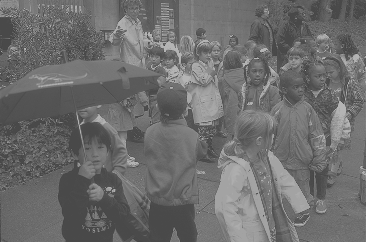
#> input picture Lab 4 Pointwise Operations and Gamma/code/histogram_lab/kids.tif, 366 x 242 px
$ python hist_image.py
#> lines starting #> are read from the running program, lines starting #| are printed output that depends on the picture
import numpy as np
import matplotlib.pyplot as plt
from matplotlib import cm
from PIL import Image

# Open an image
gray = cm.get_cmap('gray', 256)
im = Image.open('kids.tif')
#> im is the input picture: PIL image 366x242 L; min 70, max 180, mean 108.6
x = np.array(im)

# Create and display the image histogram
plt.hist(x.flatten(), bins=np.linspace(0,255,256))
plt.xlabel('Pixel Intensity')
plt.ylabel('Number of Pixels')
plt.title('Histogram of the 8 bit image $\it{kids.tif}$')
plt.show()
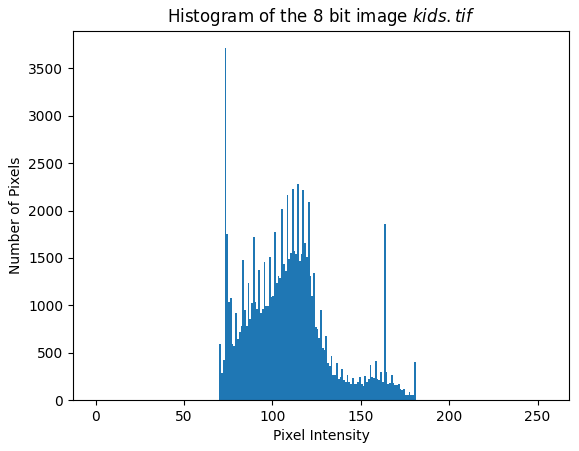
#> figure drawn by matplotlib, 1 panel; tallest bar 3712 high, from x = 73 to 74
